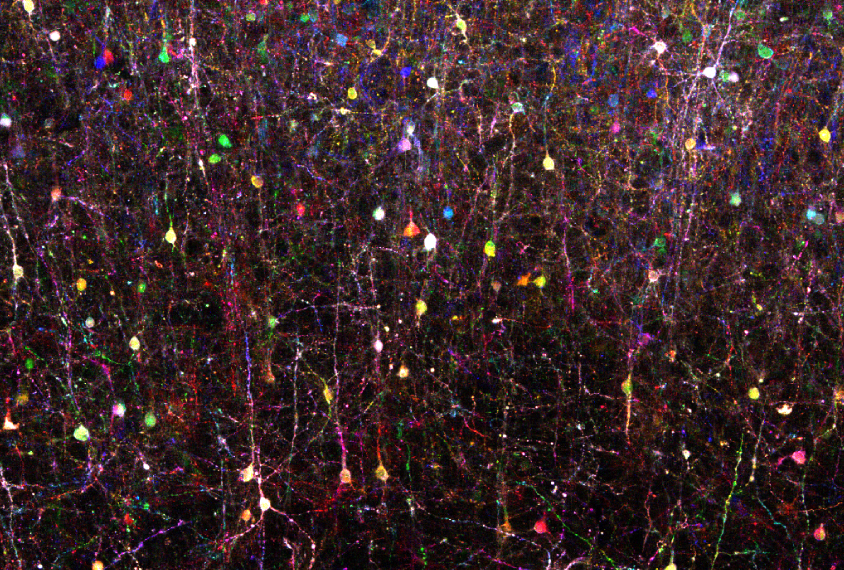
#> input picture week-4/2017brainbow844.jpg, 844 x 570 px
$ jupyter execute --allow-errors BSA-Exercise-4.ipynb   (older library calls are emulated)
#> lines starting #> are read from the running program, lines starting #| are printed output that depends on the picture
# Biological Signals Analysis - Week 4 Exercise

### Created by Guy Singer | Jan. 31, 2024

### Table of Contents:
- Images as Arrays
  - Python Example: Loading an Array Representation of a Microscopy Image
- Color vs Grayscale Images
- Thresholding
  - Python Example: Thresholding with a Microscopy Image
- Convolutions in Mathematics vs Image Processing
  - Python Example: Smoothing a Microscopy Image by Convolving With a Gaussian Filter
- Why Would We Want to Smooth an Image? - Edge Detection
  - Python Example: Smoothing a Noisy Sigmoid Curve
- Edge Detection: Sobel Kernel
  - Python Example: Detecting Edges in a Microscopy Image With the Sobel Operator
- Canny Edge Detection Algorithm
  - Python Example: Detecting Canny Edges in a Microscopy Image With the Edge Detector
- Hough Transforms for Shape Detection
  - Python Example: Detecting Circles in a Microscopy Image With the Hough Transforms
- Bonus Material: Deep Learning for Image Classification

## Images as Arrays <a id="ims-as-arrays" ></a>

A digital image, in its simplest form, is a matrix of pixel values. Each pixel represents the smallest unit of an image, holding a value that corresponds to its intensity or color. In grayscale images, each pixel is usually represented by a single value, indicating various shades of gray. Color images typically use a combination of red, green, and blue (RGB) values for each pixel.

Many Python libraries, such as `skimage` (Scikit-Image), provide an easy way to handle and process these images. Let's take a microscopy image as an example:

[cell 1]
import skimage.io
import matplotlib.pyplot as plt

# Load the image
image_url = 'https://cildata.crbs.ucsd.edu/media/images/13901/13901.tif'
#> (the rest of this cell did not finish here and is left out)

We can see that the image we see as an image is simply an array of values. For grayscale images these values will be between 0 and 255. For RGB images, there will be three dimensions of the array, each containing pixel values between 0 and 255.
With this understanding of images, we can readily see that many of the operations we have already discussed in this course can be easily applied to images, with the goal of transforming them, filtering them, or augmenting them. Through such operations, we can extract useful information from our image data.

## Color vs Grayscale Images

Images are often represented as two primary types: color and grayscale. To comprehend these representations in the context of images as arrays, we can break down the key differences and their significance.

**Color Images:**
- **Representation**: In color images, each pixel is represented as a combination of three primary colors: Red, Green, and Blue (RGB). Each color channel (R, G, B) is usually an 8-bit value ranging from 0 to 255, representing the intensity of that color.
- **Array Structure**: Color images are represented as three separate 2D arrays, one for each color channel. These arrays are typically stacked together to form a 3D array.
- **Data Shape**: A color image with dimensions (height, width) is represented as (height, width, 3), where the last dimension corresponds to the three color channels (R, G, B).

**Grayscale Images:**
- **Representation**: Grayscale images, on the other hand, contain only shades of gray, with pixel values ranging from 0 (black) to 255 (white). There is only one color channel in grayscale images.
- **Array Structure**: Grayscale images are represented as a single 2D array, where each pixel's value directly represents its intensity or brightness.
- **Data Shape**: A grayscale image with dimensions (height, width) is represented as (height, width), containing pixel values that represent the gray levels.

**Significance in Image Processing:**
- **Color Images**: Color images capture rich visual information with detailed color variations. They are suitable for tasks like object recognition, where color is an important distinguishing factor.
- **Grayscale Images**: Grayscale images simplify the representation to intensity values, making them valuable for tasks where color information is less critical, such as edge detection, image thresholding, or processing in environments with limited resources.

[cell 2]
from PIL import Image
import matplotlib.pyplot as plt

image_path = '2017brainbow844.jpg'

# Load the image using PIL (Python Imaging Library)
img = Image.open(image_path)
#> img is the input picture: PIL image 844x570 RGB; mean R, G, B 61.1, 40.8, 42.8

# Display the original color image
plt.figure(figsize=(8, 4))
plt.subplot(1, 2, 1)
plt.imshow(img)
plt.title('Color Image')
plt.axis('off')

# Convert the color image to grayscale
grayscale_img = img.convert('L')
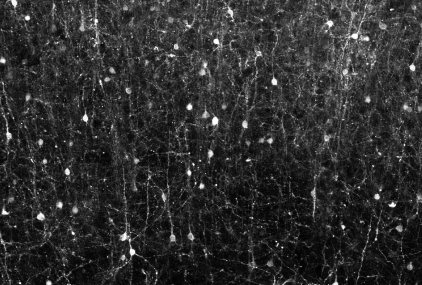
#> grayscale_img: PIL image 844x570 L (shown at 1/2 size); min 0, max 255, mean 47.1

# Display the grayscale version of the image
plt.subplot(1, 2, 2)
plt.imshow(grayscale_img, cmap='gray')
plt.title('Grayscale Image')
plt.axis('off')

plt.show()
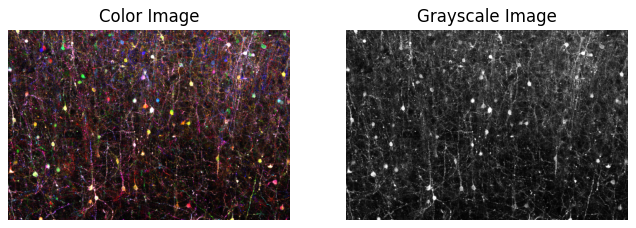
#> figure drawn by matplotlib, 2 panels

[cell 3]
import matplotlib.pyplot as plt

image_path = '2017brainbow844.jpg'
img = Image.open(image_path)

# Convert the color image to grayscale
grayscale_img = img.convert('L')

# Convert the images to NumPy arrays
#> (the rest of this cell did not finish here and is left out)

### Question for class: why are there so many fewer values in the histogram of the grayscale image?

## Thresholding

Thresholding is a simple yet effective technique used in image processing to separate objects from the background. This technique is particularly useful in the field of microscopy image analysis, where distinguishing features of interest from the background is a common task.

- **Binary Classification**: Thresholding classifies the pixel values in an image into two groups (foreground and background) based on a threshold value.
- **Threshold Value**: A pixel value is compared against this threshold. If the pixel value is higher than the threshold, it is assigned one value (often white), otherwise, it is assigned another value (often black).

In microscopy images, thresholding can help in identifying and segmenting specific cells or structures. It is a key step in preprocessing before performing more complex analyses, like object detection or image segmentation.

### Types of Thresholding

1. **Simple Thresholding**: Here, a global value is chosen manually. Pixels above this value are set to the maximum value, and others to the minimum.
2. **Adaptive Thresholding**: This method calculates the threshold for smaller regions, allowing for varying lighting conditions across different areas of the image.
3. **Otsu's Thresholding**: An automatic thresholding technique that chooses the optimal threshold value from the image histogram.

## Python Example: Thresholding

[cell 4]
import cv2
import matplotlib.pyplot as plt
import skimage.io
import numpy as np

# Load the microscopy image
image_url = 'https://cildata.crbs.ucsd.edu/media/images/13901/13901.tif'
#> (the rest of this cell did not finish here and is left out)

## Convolution in Mathematics vs Image Processing <a id="convolutions-on-images" ></a>

### Mathematical Convolution

As we discussed last week, in mathematics, convolution is an operation that combines two functions into a third function. It represents the amount of overlap of one function as it is shifted over another.

For two continuous functions $ f $ and $ g $, convolution is defined as:

$ (f * g)(t) = \int_{-\infty}^{\infty} f(\tau)g(t - \tau) d\tau $

In the discrete case, typically used in digital signal processing, the formula becomes:

$ (f * g)[n] = \sum_{m=-\infty}^{\infty} f[m]g[n - m] $

Mathematical convolution is commutative, associative, and distributive over addition. This means the order of the functions does not change the result, allowing for flexible application in various contexts.

### Convolution in Image Processing

In image processing, convolution is a critical technique used for applying filters to images, such as for blurring, sharpening, or edge detection.
Convolution in image processing involves sliding a kernel (or filter) over the image, and performing pixel-wise multiplication and summing the results. Unlike mathematical convolution, the kernel is typically not reversed.

The adapted convolution formula for image processing is:

$ C(i, j) = \sum_{u=-k}^{k} \sum_{v=-k}^{k} I(i+u, j+v) \cdot K(u, v) $

Here, $ I $ represents the image, $ K $ is the kernel, and $ C $ is the convolved image.

### Key Differences

- **Kernel Flipping**: Unlike mathematical convolution, the kernel in image processing is not flipped before application.
- **Boundary Handling**: Image processing convolution must address boundary conditions, often through strategies like padding.
- **Purpose and Application**: While mathematical convolution is more abstract, convolution in image processing is applied for practical image manipulations, such as filtering and feature extraction.

### Example: Convolving Images With a Gaussian Filter <a id="convolved-filters" ></a>

### Gaussian Filter
A Gaussian filter is a widely used filter in image processing, known for its properties in reducing image noise and smoothing details.
The Gaussian filter is based on the Gaussian (normal) distribution. In a 2D Gaussian filter, the kernel values are calculated using the Gaussian function:

$ G(x, y) = \frac{1}{2 \pi \sigma^2} e^{- \frac{x^2 + y^2}{2 \sigma^2}} $

where `x` and `y` are distances from the origin in the horizontal and vertical axes, and `σ` is the standard deviation of the Gaussian distribution. The values of the Gaussian filter add up to 1, ensuring that the overall brightness of the image remains constant after filtering.

[cell 5]
import numpy as np
import matplotlib.pyplot as plt
from mpl_toolkits.mplot3d import Axes3D

def gaussian_kernel(size, sigma=1.0):
    x, y = np.mgrid[-size//2 + 1:size//2 + 1, -size//2 + 1:size//2 + 1]
    g = np.exp(-((x**2 + y**2) / (2.0 * sigma**2)))
    return g / g.sum()

size = 50  # Size of the kernel
sigma = 5  # Standard deviation of the Gaussian
kernel = gaussian_kernel(size, sigma)

fig = plt.figure(figsize=(8, 6))
ax = fig.add_subplot(111, projection='3d')

X, Y = np.mgrid[-size//2 + 1:size//2 + 1, -size//2 + 1:size//2 + 1]
Z = gaussian_kernel(size, sigma)

surf = ax.plot_surface(X, Y, Z, cmap='viridis', edgecolor='none')
ax.set_title('3D Visualization of a Gaussian Kernel')
plt.show()
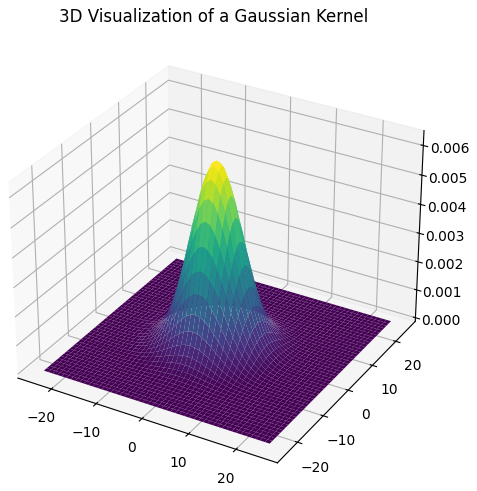
#> figure drawn by matplotlib, 1 panel
#> (the rest of the program and of its run is left out)
